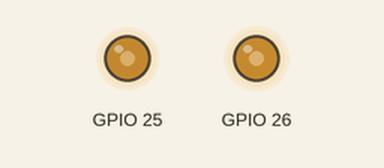
The sketch below on a simulated ESP32. Shown: output pins drawn as LEDs (lit = HIGH).

Above: at 0.1 s.
Timing chart, 0 to 5.4 s (numbered marks = the images above):
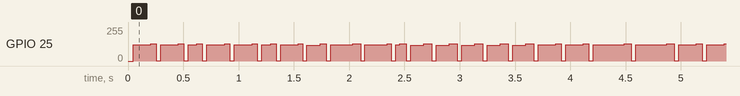

The sketch:

Sound.ino
```cpp
void setup(){
  dacWrite(26, 128); // for middle 1.65V Ground supply speaker offset for no DC
  Serial.begin(112500);
}

void loop() {
  // Making an array of fn
  void (*fun_ptr_arr[])(int) = {
    NOTE_E5, NOTE_E5, NOTE_E5,
    NOTE_E5, NOTE_E5, NOTE_E5,
    NOTE_E5, NOTE_G5, NOTE_C5, NOTE_D5,
    NOTE_E5,
    NOTE_F5, NOTE_F5, NOTE_F5, NOTE_F5,
    NOTE_F5, NOTE_E5, NOTE_E5, NOTE_E5, NOTE_E5,
    NOTE_E5, NOTE_D5, NOTE_D5, NOTE_E5,
    NOTE_D5, NOTE_G5
  };
  int repeat[] = {
    40, 40, 20,
    40, 40, 20,
    40, 40, 40, 40,
    10,
    40, 40, 40, 40,
    40, 40, 40, 80, 80,
    40, 40, 40, 40,
    20, 20
    };
  int delayTime[] = {
    100, 100, 100,
    100, 100, 100,
    100, 100, 100, 100,
    100,
    100, 100, 100, 100,
    100, 100, 100, 100, 100,
    100, 100, 100, 100,
    100, 100
    };
  int len = *(&repeat + 1) - repeat;
  CallNotes(fun_ptr_arr, repeat, delayTime, len);
}

void CallNotes(void (*fun_ptr_arr[])(int), int repeat[], int delayTime[], int len){
  for(int i=0; i<len; i++){
    (*fun_ptr_arr[i])(repeat[i]);
    NOTE_DELAY(delayTime[i]);
  }
}

void NOTE_DELAY(int x){
  dacWrite(25, 128);
  delay(x);
}

void NOTE_C5(int x){
  for(int i=0 ; i<x; i++){
    FrequencyGenerator(3, 44);
  }
}
void NOTE_C6(int x){
  for(int i=0 ; i<x; i++){
    FrequencyGenerator(3, 40);
  }
}
void NOTE_D5(int x){
  for(int i=0 ; i<x; i++){
    FrequencyGenerator(3, 37);
  }
}
void NOTE_D6(int x){
  for(int i=0 ; i<x; i++){
    FrequencyGenerator(3, 33);
  }
}
void NOTE_E5(int x){
  for(int i=0 ; i<x; i++){
    FrequencyGenerator(3, 30);
  }
}
void NOTE_F5(int x){
  for(int i=0 ; i<x; i++){
    FrequencyGenerator(3, 27);
  }
}
void NOTE_F6(int x){
  for(int i=0 ; i<x; i++){
    FrequencyGenerator(3, 25);
  }
}
void NOTE_G5(int x){
  for(int i=0 ; i<x; i++){
    FrequencyGenerator(3, 22);
  }
}
void NOTE_G6(int x){
  for(int i=0 ; i<x; i++){
    FrequencyGenerator(3, 20);
  }
}
void NOTE_A5(int x){
  for(int i=0 ; i<x; i++){
    FrequencyGenerator(3, 17);
  }
}
void NOTE_A6(int x){
  for(int i=0 ; i<x; i++){
    FrequencyGenerator(3, 16);
  }
}
void NOTE_B5(int x){
  for(int i=0 ; i<x; i++){
    FrequencyGenerator(3, 13);
  }
}

void  FrequencyGenerator(int step,int fineTune){
    for(int i=0; i<= 360 ; i=i+step){
      dacWrite(25, 126 * (sin(i*PI/180)+1));
      delayMicroseconds(fineTune);
  }
}
```
